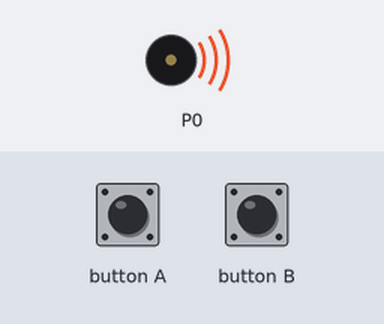
A program run on a simulated BBC micro:bit running MicroPython. Parts: buzzer (waves = sounding).

Above: at 0.3 s.
Timing chart, 0 to 3.0 s (numbered marks = the images above):
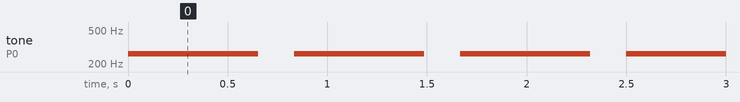

The program:

Ch12_07_tempo_change.py
```python
from microbit import *
import music
tempo = 90
while True:
    music.set_tempo(bpm=tempo)
    music.play(['C4:4', 'r:1'])
    if button_a.was_pressed():
        tempo = tempo + 5
    if button_b.was_pressed():
        tempo = tempo -5
```

Measured:
- by itself, tone on P0: alternates 262 Hz for 0.65 s and silent for 0.18 s
